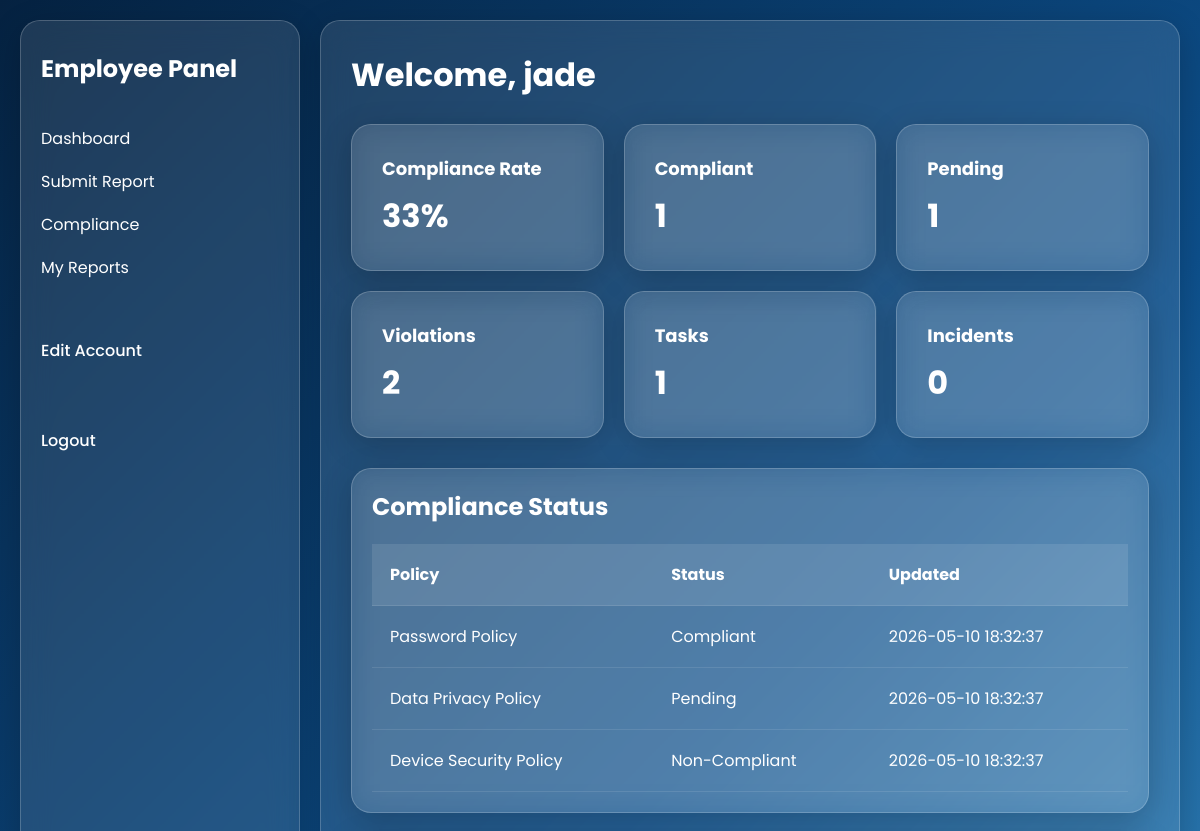
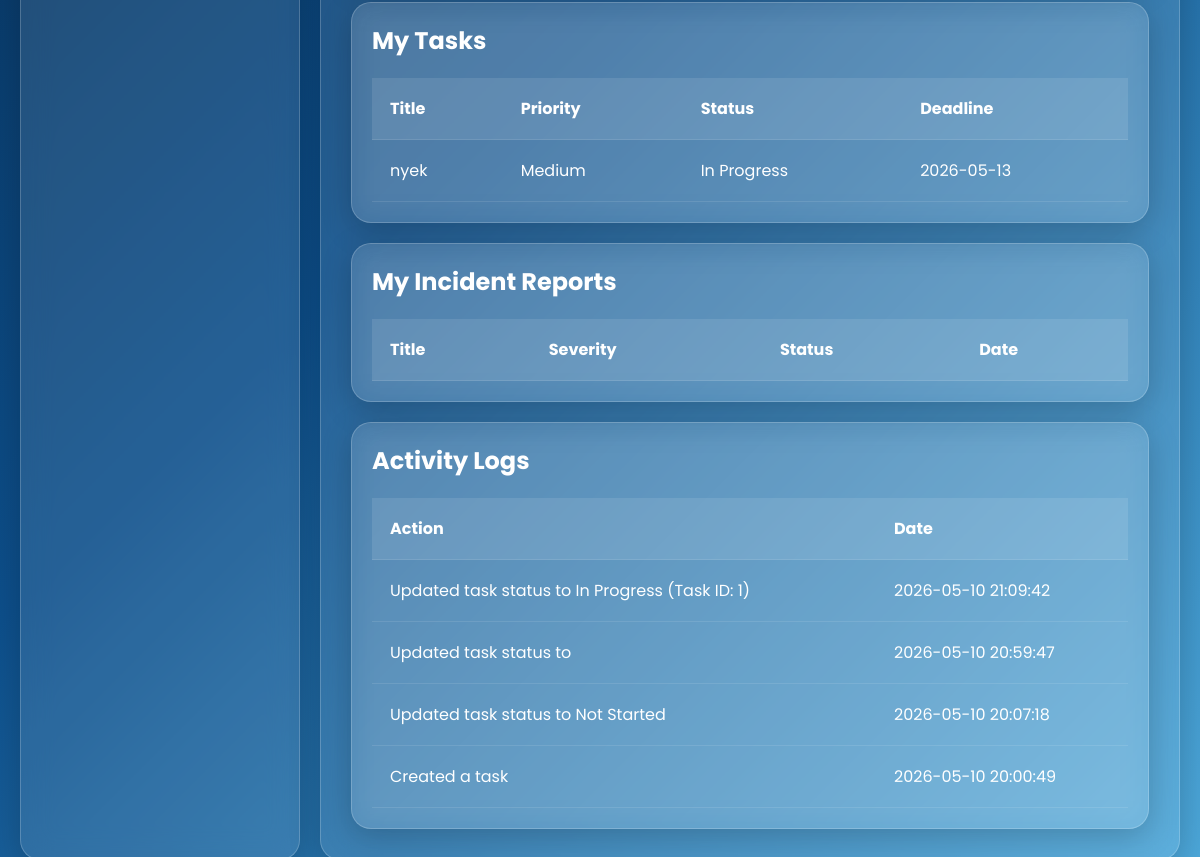
The app's page /employee/dashboard.php (signed in), older data (2 pictures, top to bottom).
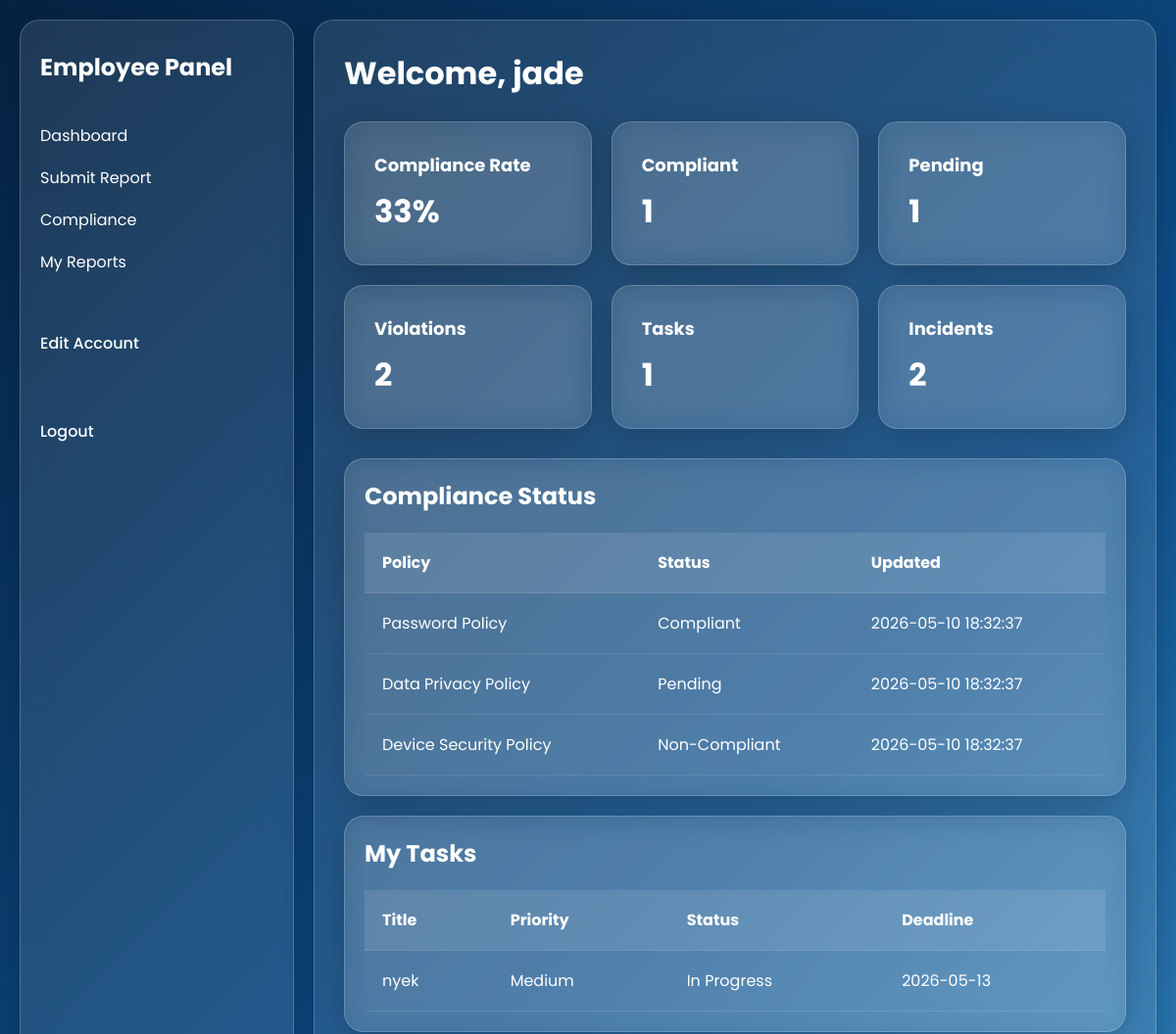
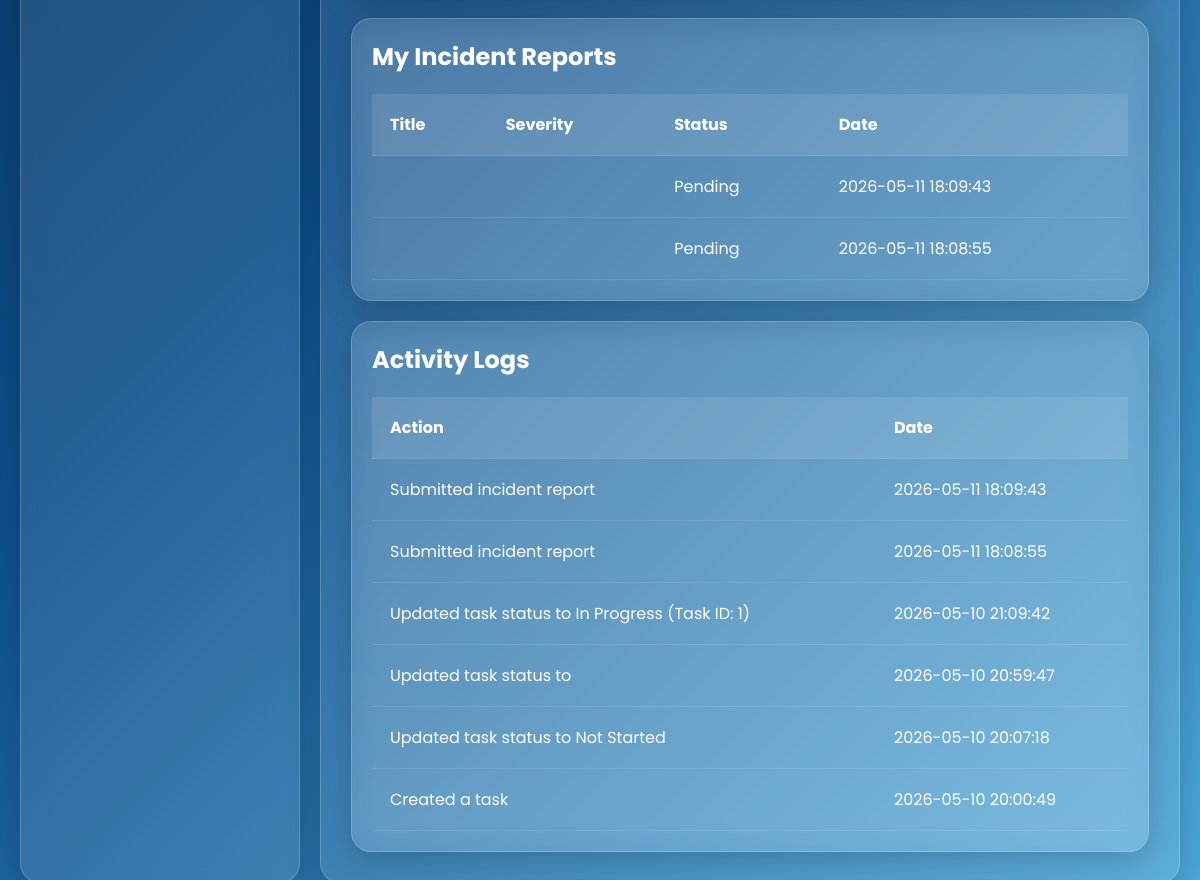
The same page, newer data (2 pictures, top to bottom).
### tables this page shows
CREATE TABLE `compliance_records` (
  `id` int(11) NOT NULL,
  `user_id` int(11) DEFAULT NULL,
  `policy_id` int(11) DEFAULT NULL,
  `compliance_status` enum('Compliant','Non-Compliant','Pending') DEFAULT 'Pending',
  `updated_at` timestamp NOT NULL DEFAULT current_timestamp()
);

CREATE TABLE `policies` (
  `id` int(11) NOT NULL,
  `policy_name` varchar(255) DEFAULT NULL,
  `description` text DEFAULT NULL,
  `status` enum('Active','Inactive') DEFAULT 'Active'
);

CREATE TABLE `tasks` (
  `id` int(11) NOT NULL,
  `title` varchar(255) DEFAULT NULL,
  `priority` enum('Low','Medium','High') DEFAULT NULL,
  `deadline` date DEFAULT NULL,
  `status` enum('Not Started','In Progress','Completed') DEFAULT 'Not Started',
  `department` varchar(100) DEFAULT NULL,
  `assigned_to` int(11) DEFAULT NULL,
  `created_at` timestamp NOT NULL DEFAULT current_timestamp()
);

CREATE TABLE `activity_logs` (
  `id` int(11) NOT NULL,
  `user_id` int(11) DEFAULT NULL,
  `action` varchar(255) DEFAULT NULL,
  `task_id` int(11) DEFAULT NULL,
  `log_time` timestamp NOT NULL DEFAULT current_timestamp()
);

CREATE TABLE `incident_reports` (
  `id` int(11) NOT NULL,
  `user_id` int(11) DEFAULT NULL,
  `title` varchar(255) DEFAULT NULL,
  `description` text DEFAULT NULL,
  `severity` varchar(50) DEFAULT NULL,
  `status` varchar(50) DEFAULT NULL,
  `proof_image` varchar(255) DEFAULT NULL,
  `date_reported` timestamp NOT NULL DEFAULT current_timestamp()
);

### employee/dashboard.php (the view, shortened to what this page needs)
<?php
include(__DIR__ . '/../config/connect.php');
$userID = $_SESSION['id'];
$name = $_SESSION['fullname'];
$totalPolicies = mysqli_num_rows(mysqli_query(
    $conn,
    "SELECT * FROM compliance_records WHERE user_id='$userID'"
));
$compliant = mysqli_num_rows(mysqli_query(
    $conn,
    "SELECT * FROM compliance_records WHERE user_id='$userID' AND compliance_status='Compliant'"
));
$pending = mysqli_num_rows(mysqli_query(
    $conn,
    "SELECT * FROM compliance_records WHERE user_id='$userID' AND compliance_status='Pending'"
));
$rate = ($totalPolicies > 0) ? ($compliant / $totalPolicies) * 100 : 0;
$totalTasks = mysqli_num_rows(mysqli_query(
    $conn,
    "SELECT * FROM tasks WHERE assigned_to='$userID'"
));
$totalIncidents = mysqli_num_rows(mysqli_query(
    $conn,
    "SELECT * FROM incident_reports WHERE user_id='$userID'"
));
$violations = mysqli_num_rows(mysqli_query(
    $conn,
    "SELECT * FROM violations WHERE user_id='$userID'"
));
?>
<!DOCTYPE html>
<html>
<head>
    <link rel="stylesheet" href="../css/style.css">
</head>
<body>
    <div class="container dashboard">
        <?php include(__DIR__ . '/../includes/employee-sidebar.php'); ?>
        <div class="main-content glass">
            <h1>Welcome, <?php echo $name; ?></h1>
            <div class="cards">
                <div class="card glass">
                    <h3>Compliance Rate</h3>
                    <p><?php echo round($rate); ?>%</p>
                </div>
                <div class="card glass">
                    <h3>Compliant</h3>
                    <p><?php echo $compliant; ?></p>
                </div>
                <div class="card glass">
                    <h3>Pending</h3>
                    <p><?php echo $pending; ?></p>
                </div>
                <div class="card glass">
                    <h3>Violations</h3>
                    <p><?php echo $violations; ?></p>
                </div>
                <div class="card glass">
                    <h3>Tasks</h3>
                    <p><?php echo $totalTasks; ?></p>
                </div>
                <div class="card glass">
                    <h3>Incidents</h3>
                    <p><?php echo $totalIncidents; ?></p>
                </div>
            </div>
            <div class="glass" style="padding:20px;margin-top:20px;">
                <h2>Compliance Status</h2>
                <div class="table-container">
                    <table>
                        <tr>
                            <th>Policy</th>
                            <th>Status</th>
                            <th>Updated</th>
                        </tr>
                        <?php
                        $q = mysqli_query(
                            $conn,
                            "SELECT compliance_records.*, policies.policy_name
FROM compliance_records
INNER JOIN policies ON compliance_records.policy_id = policies.id
WHERE compliance_records.user_id='$userID'"
                        );
                        while ($r = mysqli_fetch_assoc($q)) {
                        ?>
                            <tr>
                                <td><?php echo $r['policy_name']; ?></td>
                                <td><?php echo $r['compliance_status']; ?></td>
                                <td><?php echo $r['updated_at']; ?></td>
                            </tr>
                        <?php } ?>
                    </table>
                </div>
            </div>
            <div class="glass" style="padding:20px;margin-top:20px;">
                <h2>My Tasks</h2>
                <div class="table-container">
                    <table>
                        <tr>
                            <th>Title</th>
                            <th>Priority</th>
                            <th>Status</th>
                            <th>Deadline</th>
                        </tr>
                        <?php
                        $t = mysqli_query($conn, "SELECT * FROM tasks WHERE assigned_to='$userID'");
                        while ($row = mysqli_fetch_assoc($t)) {
                        ?>
                            <tr>
                                <td><?php echo $row['title']; ?></td>
                                <td><?php echo $row['priority']; ?></td>
                                <td><?php echo $row['status']; ?></td>
                                <td><?php echo $row['deadline']; ?></td>
                            </tr>
                        <?php } ?>
                    </table>
                </div>
            </div>
            <div class="glass" style="padding:20px;margin-top:20px;">
                <h2>My Incident Reports</h2>
                <div class="table-container">
                    <table>
                        <tr>
                            <th>Title</th>
                            <th>Severity</th>
                            <th>Status</th>
                            <th>Date</th>
                        </tr>
                        <?php
                        $i = mysqli_query($conn, "SELECT * FROM incident_reports WHERE user_id='$userID' ORDER BY id DESC");
                        while ($r = mysqli_fetch_assoc($i)) {
                        ?>
                            <tr>
                                <td><?php echo $r['title']; ?></td>
                                <td><?php echo $r['severity']; ?></td>
                                <td><?php echo $r['status']; ?></td>
                                <td><?php echo $r['date_reported']; ?></td>
                            </tr>
                        <?php } ?>
                    </table>
                </div>
            </div>
            <div class="glass" style="padding:20px;margin-top:20px;">
                <h2>Activity Logs</h2>
                <div class="table-container">
                    <table>
                        <tr>
                            <th>Action</th>
                            <th>Date</th>
                        </tr>
                        <?php
                        $l = mysqli_query($conn, "SELECT * FROM activity_logs WHERE user_id='$userID' ORDER BY log_time DESC");
                        while ($log = mysqli_fetch_assoc($l)) {
                        ?>
                            <tr>
                                <td><?php echo $log['action']; ?></td>
                                <td><?php echo $log['log_time']; ?></td>
                            </tr>
                        <?php } ?>
                    </table>
                </div>
            </div>
        </div>
    </div>
</body>
</html>

### includes/employee-sidebar.php
<div class="sidebar glass">
    <h2>Employee Panel</h2>
    <ul>
        <li><a href="__DIR__ . '/../dashboard.php">Dashboard</a></li>
        <li><a href="__DIR__ . '/../submit-report.php">Submit Report</a></li>
        <li><a href="__DIR__ . '/../compliance.php">Compliance</a></li>
        <li><a href="__DIR__ . '/../my-reports.php">My Reports</a></li>
    </ul>
    <a class="logout" href="__DIR__ . '/../edit-account.php">Edit Account</a>
    <br><br>
    <a class="logout" href="../includes/logout.php">Logout</a>
</div>

### css/style.css (style rules this page uses)
* { margin:0; padding:0; box-sizing:border-box; font-family:'Poppins', sans-serif; }
body { min-height:100vh; width:100%; background:linear-gradient(135deg,#052241,#0d4f8b,#4da8da); background-size:cover; background-position:center; display:flex; justify-content:center; align-items:center; overflow-x:hidden; color:white; padding:20px; }
.container { width:100%; min-height:100vh; display:flex; }
.glass { background:rgba(255,255,255,0.10); border-radius:20px; border:1px solid rgba(255,255,255,0.2); backdrop-filter:blur(15px); -webkit-backdrop-filter:blur(15px); box-shadow:0 8px 32px rgba(0,0,0,0.2); }
.dashboard { width:100%; min-height:100vh; display:flex; gap:20px; }
.sidebar { width:280px; min-height:calc(100vh - 40px); padding:30px 20px; position:sticky; top:20px; }
.sidebar h2 { margin-bottom:40px; font-size:24px; }
.sidebar ul { list-style:none; }
.sidebar ul li { margin:18px 0; }
.sidebar ul li a { text-decoration:none; color:white; font-size:16px; transition:0.3s; }
.logout { display:inline-block; margin-top:40px; text-decoration:none; color:white; font-weight:500; }
.main-content { flex:1; min-height:calc(100vh - 40px); padding:30px; overflow:auto; }
.main-content h1 { margin-bottom:25px; font-size:32px; }
.cards { display:grid; grid-template-columns:repeat(auto-fit,minmax(250px,1fr)); gap:20px; margin-bottom:30px; }
.card { padding:30px; border-radius:20px; }
.card h3 { font-size:18px; margin-bottom:10px; }
.card p { font-size:32px; font-weight:700; }
.table-container { width:100%; overflow-x:auto; margin-top:20px; }
.table-container table { width:100%; border-collapse:collapse; }
.table-container th { background:rgba(255,255,255,0.1); }
.table-container th, .table-container td { padding:18px; text-align:left; }
.table-container tr { border-bottom:1px solid rgba(255,255,255,0.1); }

Row changes from the older to the newer data that the page shows:
added incident_reports: status "Pending", date_reported "2026-05-11 18:09:43"
added incident_reports: status "Pending", date_reported "2026-05-11 18:08:55"
added activity_logs: action "Submitted incident report", log_time "2026-05-11 18:09:43"
added activity_logs: action "Submitted incident report", log_time "2026-05-11 18:08:55"
Text that changed along with them:
$totalIncidents: "0" → "2"
